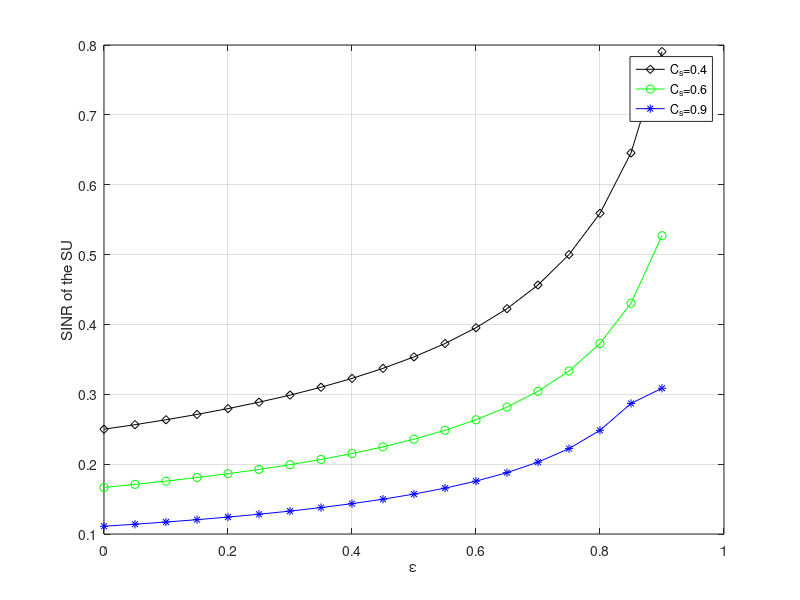
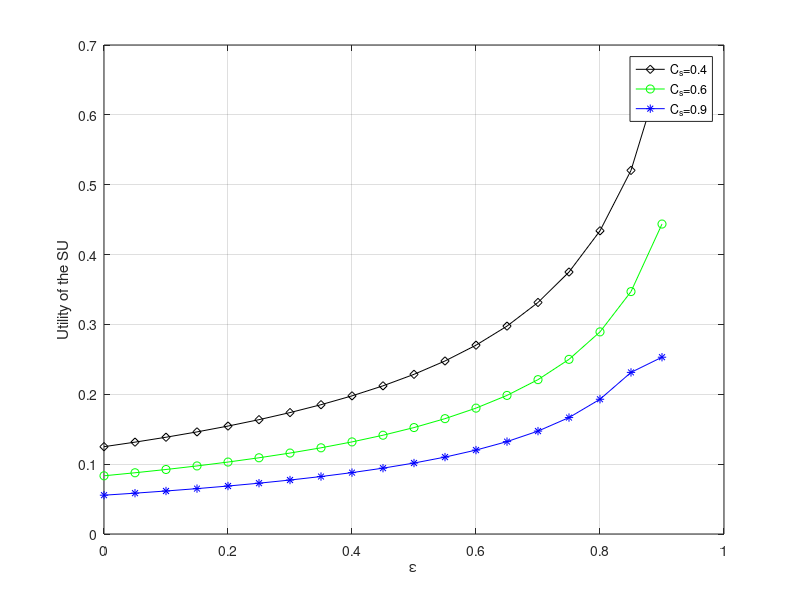
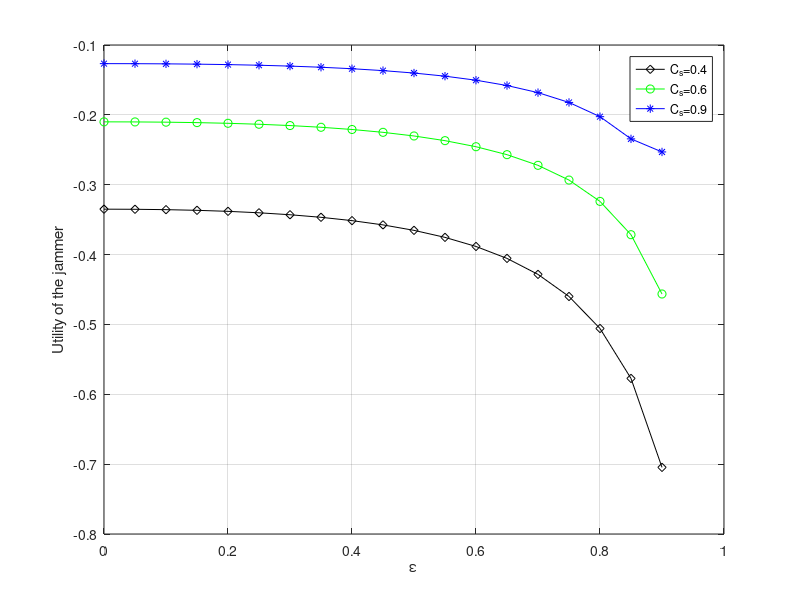

Source code (MATLAB) for these figures, in order:
% simulation for cl2015
%% 'anti-jamming transmission stackelberg game with observation errors'
% liangxiao2015
%fig.1(a) (b) (c)

clc
clear all;
close all;
%%%%%%%%%%%%%%%%%%%%%%parameter setting%%%%%%%%%%%%%%%%%%%%%%%%%%%%%%%%%%%%%%%%%%%%%
Cs = [0.4 0.6 0.9];%C_s:cost parameter of SU
M=size(Cs,2);
Cj= 0.2;%C_j:cost parameter of JA

sigma = 0.1; % noise in paper (\sigma)
P_max =5;
J_max =5;
hs = 0.5;% h_s
hj = 0.5;% h_j
epsilon=0:0.05:0.9;% observation error of the jammer
N=size(epsilon,2);

P_powerMat= zeros(M,N);
P_powerMatErr=zeros(M,N);
J_powerMat =  zeros(M,N);
SU_utility=zeros(M,N);
SU_SINR=zeros(M,N);
JA_utility=zeros(M,N);
%% primary user is active

for ii=1:3 % three Cs iteration
    M=0;
    for   jj=1:N % 19 epsilon iteration
        M=M+1;
        %% leader game: secondary user
        %condition \prod_1 in(8)
        if Cs(ii)> hs/sigma;
            P_power=0;
            %condition \prod_2 in (8)
        elseif (  hs/(J_max * hj+sigma) <= Cs(ii) && Cs(ii) < hs/(2*sigma)...
                && Cj < 4 * hj * Cs(ii)^2 * P_max  )||...
                (  Cs(ii) < min(hs/sigma/2,hs/(J_max*hj+sigma))...
                && Cj < 4 * hj * Cs(ii)^2 * P_max/hs &&...
                Cj > 4 * P_max *hj * Cs(ii) / hs * ( hs/( P_max * hj + sigma ) -Cs(ii) )  );
            
            
            P_power=hs * Cj  / (4 * hj * Cs(ii)^2);
            
            %this step seems wrong in original paper, maybe it is a good choice to delete it 
%         elseif Cs(ii) < min(hs/sigma/2,hs/(J_max*hj+sigma))...
%                 && Cj < 4 * hj * Cs(ii)^2 * P_max/hs 
            
%             P_power=hs * Cj  / (4 * hj * Cs(ii)^2);
            
            %condition \prod_3 in (8)
        elseif Cs(ii)>=max(hs/2/sigma,hs/(J_max * hj + sigma)) &&...
                Cs(ii)<=hs/sigma && Cj<P_max * hs * hj/sigma/sigma;
            
            P_power=sigma^2 * Cj/hs/hj;
            
        elseif hs/2/sigma<Cs(ii) && Cs(ii) < hs/ (J_jammer *hj + sigma) &&...
                Cj >= P_max * hs * hj / (hs * sigma - sigma^2 * Cs(ii))...
                *(hs/(J_jammer *hj + sigma)-Cs(ii))&& Cj <P_max * hs * hj/sigma/sigma;
            
            P_power=sigma^2 * Cj/hs/hj;
            
        else
            P_power=P_max;
        end
        
        % this step is missed at first, which lead to utility of SU is
        % affected by this matrix because this is the power matrix of SU.
        % without this step, SU have to utilize the estimated
        % P_power, i.e., P_powerMatErr to compute the utility  by equation
        % (4) in the CL2015 paper.
        P_powerMat(ii,M) = P_power;
        %% follower game: jammer

%         P_powerMatErr(ii,M) = P_power+epsilon*P_power;  %  observed transmit power
        P_powerMatErr(ii,M) = P_power-epsilon(jj)*P_power;% another observed transmit power
        if P_powerMatErr(ii,M) <= sigma^2 * Cj /hs/hj;
            J_power=0;
        elseif P_powerMatErr(ii,M)>=Cj * (J_max * hj +sigma)^2/hs/hj;
            J_power=J_max;
        else
            J_power=( (hs*hj*P_powerMatErr(ii,M)/Cj)^0.5 - sigma )/hj;
        end
        J_powerMat(ii,M)=J_power;
        SU_SINR(ii,M)=hs * P_powerMat(ii,M) / (sigma+hj * J_power);
        SU_utility(ii,M)=hs * P_powerMat(ii,M) /...
            (sigma+hj * J_power)-Cs(ii) * P_powerMat(ii,M);
        JA_utility(ii,M)=-hs * P_powerMat(ii,M) /...
            (sigma+hj * J_power)+Cs(ii) * P_powerMat(ii,M)-Cj * J_powerMat(ii,M);
        
    end
end
figure(2)
plot(epsilon,SU_SINR(1,:),'k-d',epsilon,SU_SINR(2,:),'g-o',epsilon,SU_SINR(3,:),'b-*')
xlabel('\epsilon');
ylabel('SINR of the SU');
legend('C_s=0.4','C_s=0.6','C_s=0.9');
grid on;
figure(3)
plot(epsilon,SU_utility(1,:),'k-d',epsilon,SU_utility(2,:),'g-o',epsilon,SU_utility(3,:),'b-*')
xlabel('\epsilon');
ylabel('Utility of the SU');
legend('C_s=0.4','C_s=0.6','C_s=0.9');
grid on;
figure(4)
plot(epsilon,JA_utility(1,:),'k-d',epsilon,JA_utility(2,:),'g-o',epsilon,JA_utility(3,:),'b-*')
xlabel('\epsilon');
ylabel('Utility of the jammer');
legend('C_s=0.4','C_s=0.6','C_s=0.9');
grid on;



